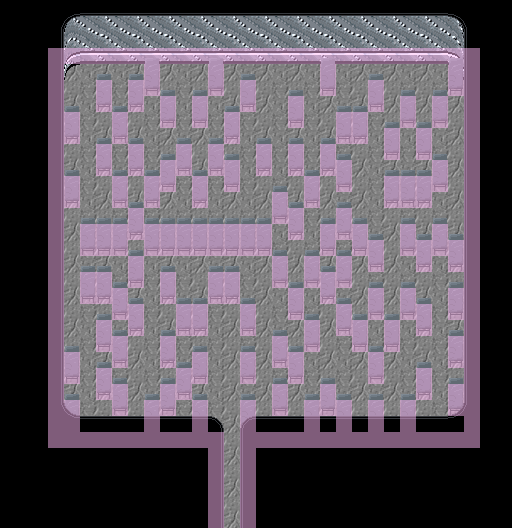

A 2D game scene composited from a Tiled map and its tileset images. What follows is a short description and the map's XML, with each tile layer's data collapsed to a summary:
An orthogonal 32x33 tile map with 16x16 px tiles, 7 tile layers (floor, walls, props, props_above, ...).

<map version="1.10" tiledversion="1.10.2" orientation="orthogonal" renderorder="right-down" width="32" height="33" tilewidth="16" tileheight="16" infinite="0" nextlayerid="9" nextobjectid="1">
 <properties>
  <property name="clamp_camera" type="bool" value="true" />
  <property name="default_pos" value="3,56" />
  <property name="edges">{
	"down": {
		"type": "warp",
		"map": "lab/lab.tmx",
		"pos": { "x": 48, "y": 42 },
		"transition": {
			"type": "fade",
			"music": false
		}		
	}
}</property>
  <property name="music" value="res/audio/music/warder.ogg" />
  <property name="music_speed" type="float" value="0.75" />
  <property name="tint" value="0,0,0,127" />
 </properties>
 <tileset firstgid="1" source="../tilesets/lab.tsx" />
 <layer id="1" name="floor" width="32" height="33">
  <data>[1056 cells, 581 non-empty, 4 distinct tile ids]</data>
 </layer>
 <layer id="2" name="walls" width="32" height="33">
  <data>[1056 cells, 77 non-empty, 14 distinct tile ids]</data>
 </layer>
 <layer id="4" name="props" width="32" height="33">
  <data>[1056 cells, 222 non-empty, 2 distinct tile ids]</data>
 </layer>
 <layer id="8" name="props_above" width="32" height="33">
  <properties>
   <property name="height" type="int" value="1" />
  </properties>
  <data>[1056 cells, 111 non-empty, 1 distinct tile ids]</data>
 </layer>
 <objectgroup id="3" name="entities" />
 <layer id="5" name="above" width="32" height="33">
  <properties>
   <property name="height" type="int" value="1" />
  </properties>
  <data>[1056 cells, 26 non-empty, 5 distinct tile ids]</data>
 </layer>
 <layer id="6" name="trim" width="32" height="33">
  <properties>
   <property name="height" type="int" value="1" />
  </properties>
  <data>[1056 cells, 119 non-empty, 22 distinct tile ids]</data>
 </layer>
 <layer id="7" name="collision" width="32" height="33" opacity="0.5">
  <properties>
   <property name="draw" type="bool" value="false" />
  </properties>
  <data>[1056 cells, 331 non-empty, 1 distinct tile ids]</data>
 </layer>
</map>
